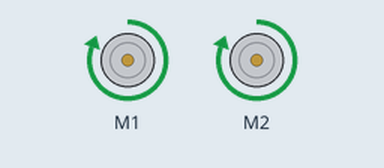
This program was run on a simulated BBC micro:bit (MakeCode). On the bench: 2 × DC motor (green arrow = forward, orange = backward, longer = faster).

Above: at 0.5 s.
At 1.5 s:
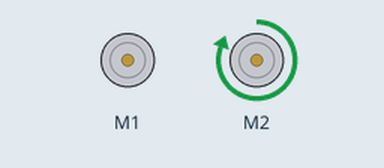
At 2.5 s:
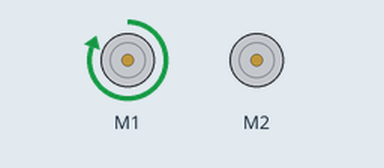
At 3.5 s:
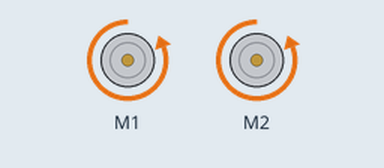
Timing chart, 0 to 5.4 s (numbered marks = the images above):
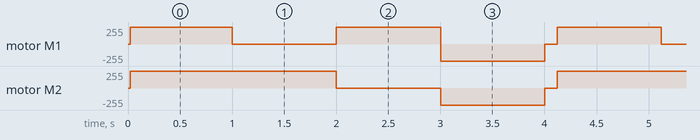

Measured:
- by itself, motor M1: repeats every 4.1 s: stopped 1.0 s, forward 255/255 1.0 s, backward 255/255 1.0 s, stopped 0.12 s, forward 255/255 1.0 s
- by itself, motor M2: repeats every 4.1 s: stopped 1.0 s, backward 255/255 1.0 s, stopped 0.12 s, forward 255/255 2.0 s

The program:

main.ts
```typescript
function giraDerecha () {
    maqueen.motorRun(maqueen.Motors.M2, maqueen.Dir.CW, 255)
    maqueen.motorRun(maqueen.Motors.M1, maqueen.Dir.CW, 0)
}
function giraIzquierda () {
    maqueen.motorRun(maqueen.Motors.M2, maqueen.Dir.CW, 0)
    maqueen.motorRun(maqueen.Motors.M1, maqueen.Dir.CW, 255)
}
basic.forever(function () {
    maqueen.motorRun(maqueen.Motors.All, maqueen.Dir.CW, 255)
    basic.pause(1000)
    giraDerecha()
    basic.pause(1000)
    giraIzquierda()
    basic.pause(1000)
    maqueen.motorRun(maqueen.Motors.All, maqueen.Dir.CCW, 255)
    basic.pause(1000)
    maqueen.motorRun(maqueen.Motors.All, maqueen.Dir.CCW, 0)
    basic.pause(100)
})
```

test.ts
```typescript
// aquí va el archivo "tests"; esto no se compilará cuando este paquete se utilice como una extensión.
```
